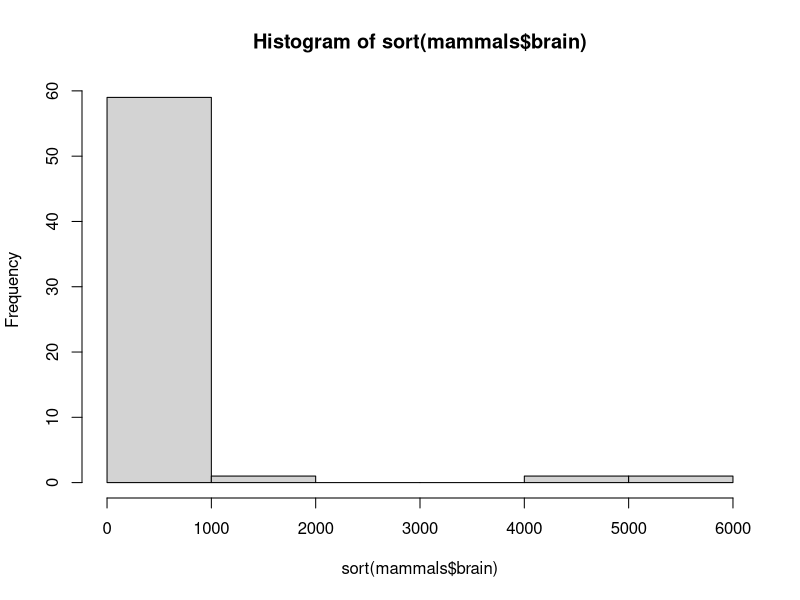
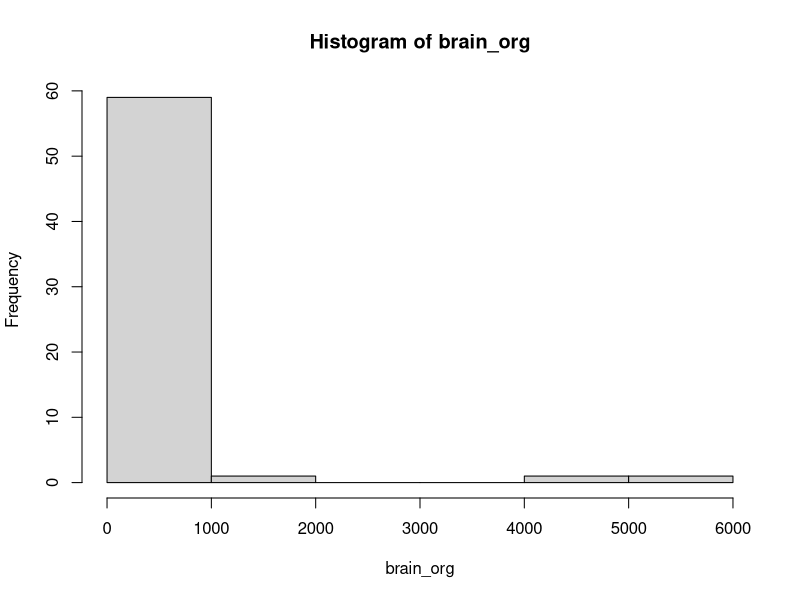
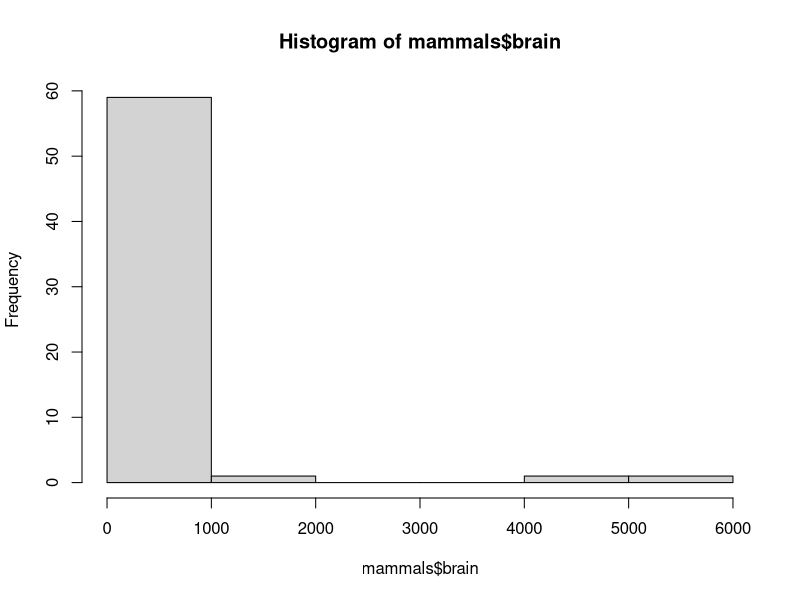
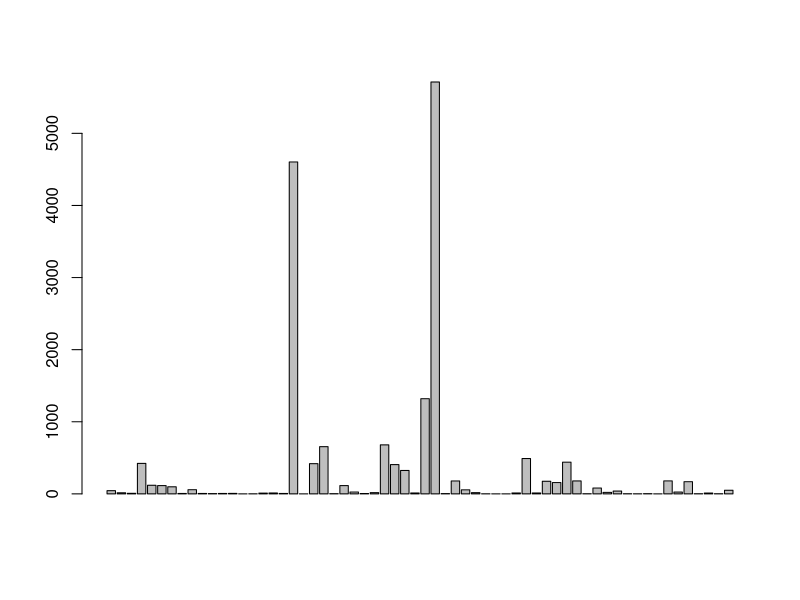
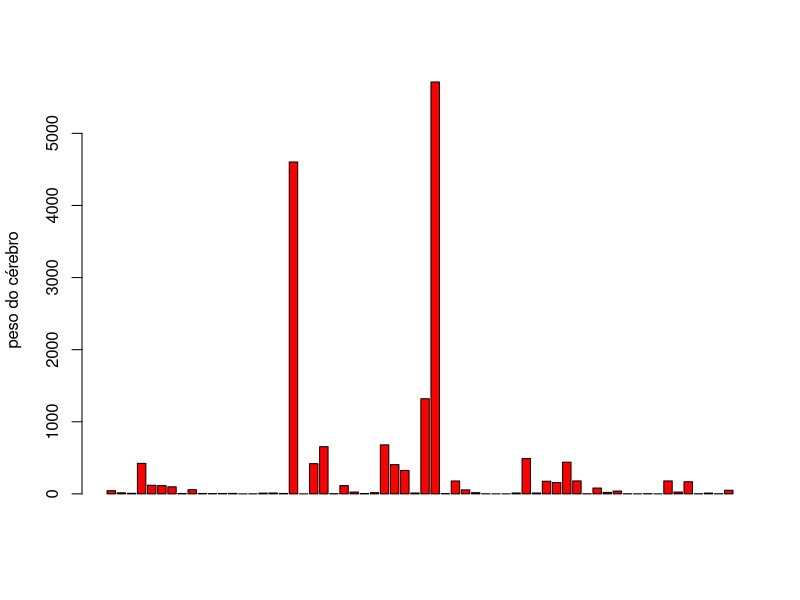
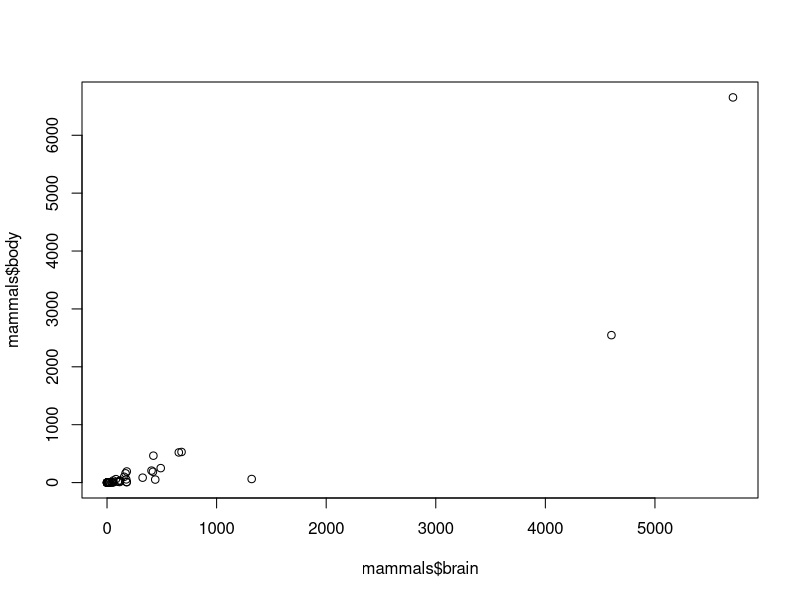

These figures' R source, in order:
## ---- chunk 1
knitr::opts_chunk$set(echo = TRUE)
## ---- chunk 2
library(MASS)
## ---- chunk 3
data(mammals)
## ---- chunk 4
mammals
View(mammals)
## ---- chunk 5
ls(mammals) # lista as variáveis
summary(mammals) # fornece informações sobre média, mediana, quartis
## ---- chunk 6
sort(mammals$brain) # a função sort ranqueia os dados de modo crescente
## ---- chunk 7
brain_org<-sort(mammals$brain)
brain_org
## ---- chunk 8
hist (sort(mammals$brain)) #ou
hist(brain_org)
## ---- chunk 9
hist(mammals$brain)
## ---- chunk 10
length(mammals$brain) # A função length refere-se à quantidade de observações presentes no arquivo ou na variável escolhida. Experimente verificar o numero de observações do arquivo todo.O que significa o resultado obtido?
## ---- chunk 11
barplot(mammals$brain) # O comando barplot faz um gráfico de barras
## ---- chunk 12
barplot (mammals$brain, ylab = "peso do cérebro", col = "red") # ylab adiciona uma legenda ao eixo y. A legenda está escrita entre aspas; col adiciona cor às barras do gráfico e também deve ser especificada entre aspas. Experimente dar nome ao eixo X e colorir o gráfico de azul.

## ---- chunk 13
plot(mammals$brain,mammals$body)
